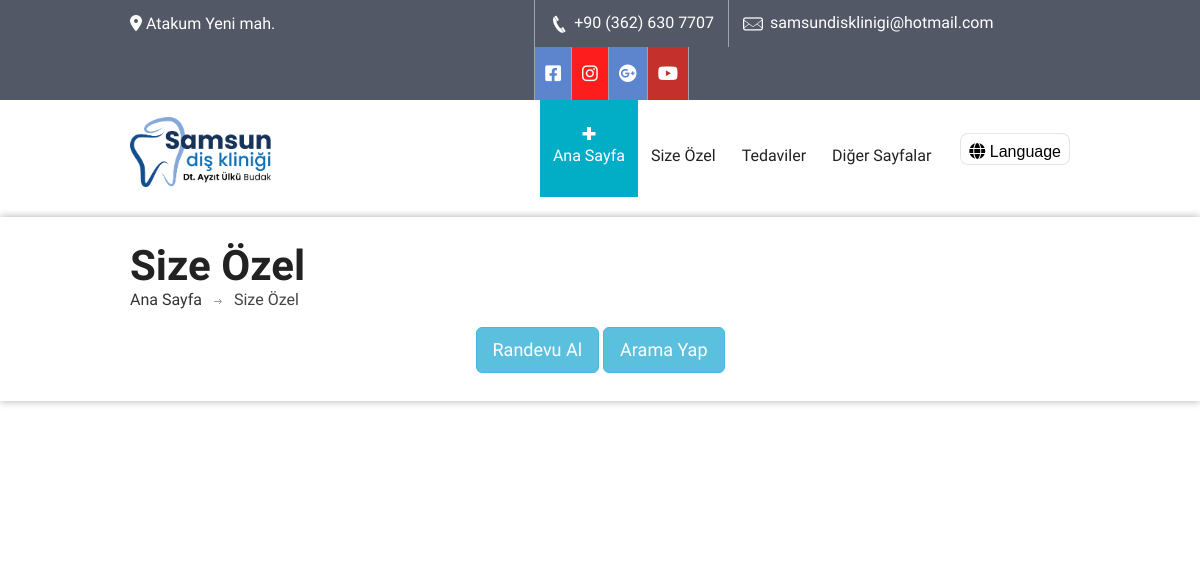
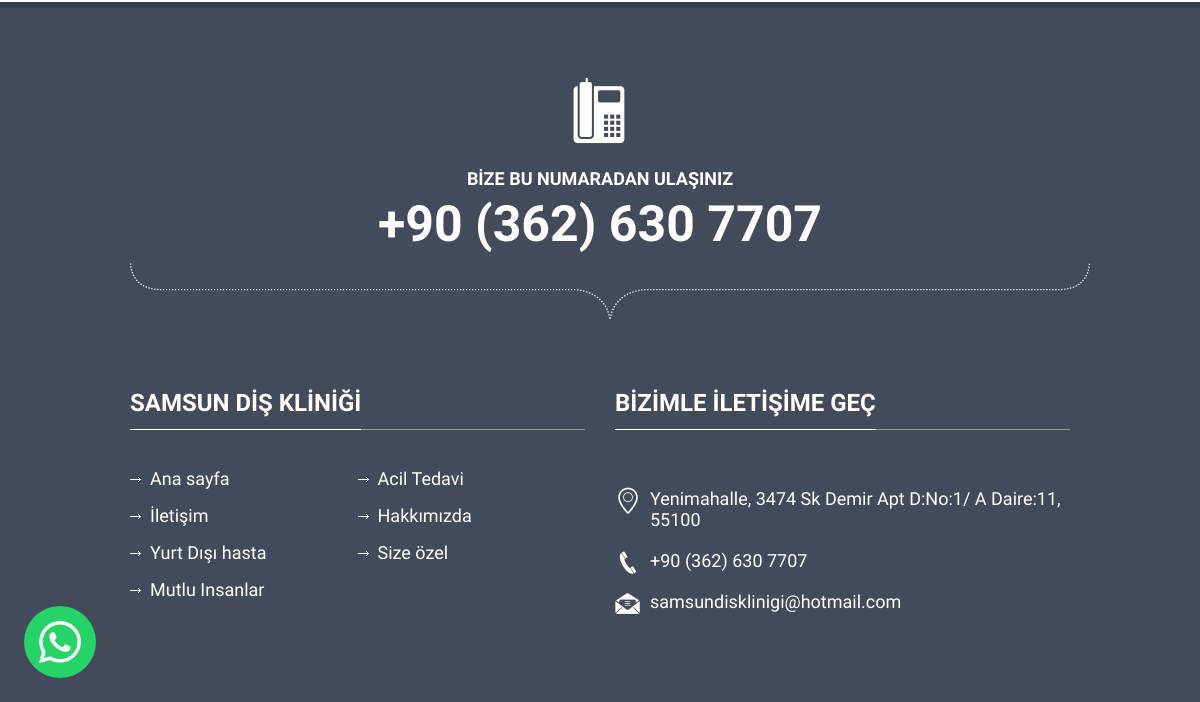
/specials/, run on an earlier commit of the app's database (2 pictures, top to bottom).
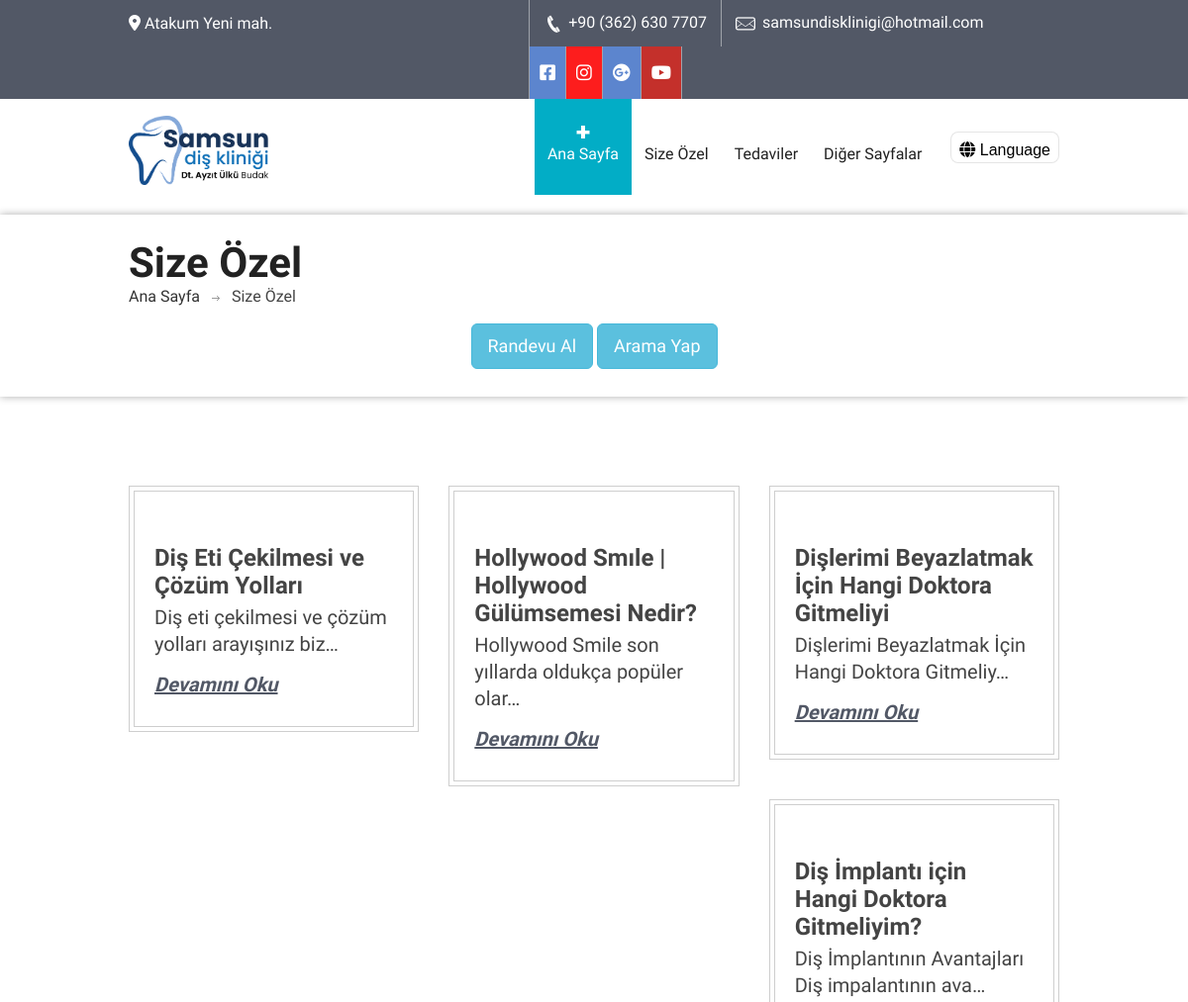
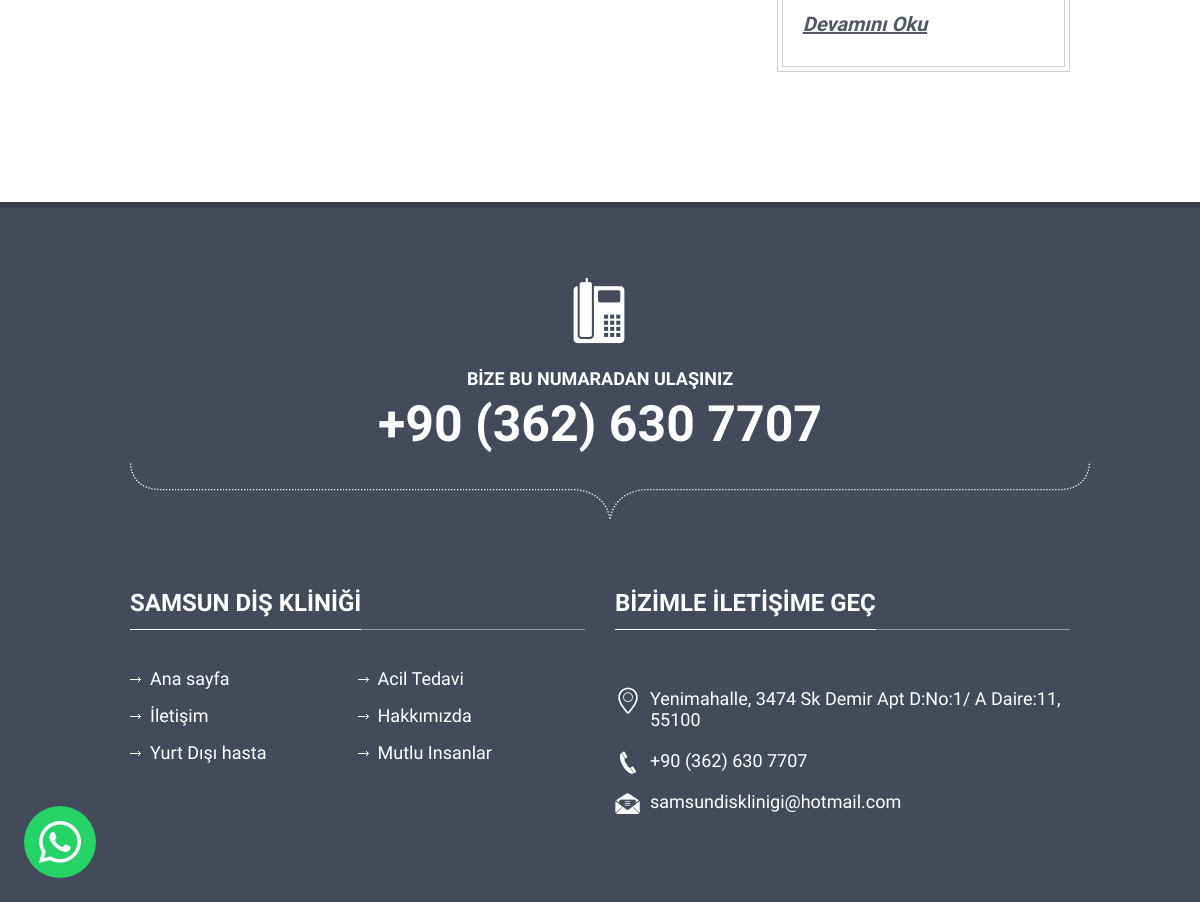
And on a later commit of the database (2 pictures, top to bottom).
### clinic/models.py (models this page shows, shortened)
class Media(models.Model):
    name = models.CharField(max_length=25)
    icon_markdown = models.CharField(max_length=250)
    hex_icon_color = models.CharField(max_length=10,default="#5c85ce")
    link = models.TextField()

class CustomPage(models.Model):
    menu_name = models.CharField(max_length=50)
    title = models.CharField(max_length=50)
    slug = models.SlugField(max_length=250,unique=True)
    content = models.TextField()
    image = models.ImageField(upload_to='custom_pages/images')
    show_image = models.BooleanField(default=True)
    banner = models.ImageField(upload_to='custom_pages/banners',null=True,blank=True)
    show_banner = models.BooleanField(default=False)
    show_services_sidebar = models.BooleanField(default=True)
    show_in_header = models.BooleanField()
    show_in_footer = models.BooleanField()
    def get_absolute_url(self):
        return reverse('clinic:custom_page',args=[
            self.slug
        ])

class Special(models.Model):
    title = models.CharField(max_length=50)
    slug = models.SlugField(max_length=250,null=True,blank=True,unique=True)
    content = models.TextField()
    image = models.ImageField(upload_to='special_images',blank=True,null=True)
    video = models.FileField(
        upload_to='special_videos',
        null=True,
        blank=True,
        validators=[FileExtensionValidator(allowed_extensions=['mp4'])]
    )
    def get_absolute_url(self):
        return reverse('clinic:special_single',args=[
            self.slug
        ])

### clinic/views.py (the view)
# urls.py: path('specials/',views.specials,name='specials'),
def specials(request):
	specials = Special.objects.all()
	return render(request,'clinic/specials.html',{'specials':specials})

### clinic/models.py (called while the page is built)
    def get_absolute_url(self):
        return reverse('clinic:service_detail',args=[
            self.slug
        ])

### clinic/templatetags/clinic_tags.py (called while the page is built)
@register.filter(name='markdown')
def markdown_format(text):
	return mark_safe(markdown.markdown(text))

@register.filter(name='get_const')
def get_const(const_name):
	return consts.__dict__.get(const_name,None)

@register.simple_tag
def get_header_pages():
	pages = CustomPage.objects.all().filter(show_in_header=True)
	return pages

@register.simple_tag
def get_header_services():
	services = Service.objects.all()
	return services

@register.simple_tag
def get_footer_pages():
	pages = CustomPage.objects.all().filter(show_in_footer=True)
	return pages

@register.simple_tag
def get_media():
	media = Media.objects.all()
	return media

### templates/clinic/specials.html (shortened to what this page needs)
{% extends '../origin/base.html' %}
{% load static %}
{% load clinic_tags %}
{% block content %}
<div class="sub-banner">
   <div class="detail">
      <div class="container">
         <div class="row">
            <div class="col-md-12">
               <div class="paging">
                  <h2>Size Özel</h2>
                  <ul>
                     <li><a href="{% url 'clinic:home' %}">Ana Sayfa</a></li>
                     <li>Size Özel</li>
                  </ul>
               </div>
            </div>
         </div>
         <div class="text-center d-flex">
            <a href="https://wa.me/{{ 'PHONE_WA'|get_const }}" class="btn btn-info btn-lg" style="margin-top:1em">Randevu Al</a>
            <a href="tel:{{ 'PHONE'|get_const }}" class="btn btn-info btn-lg" style="margin-top:1em">Arama Yap</a>
         </div>
      </div>
   </div>
</div>
<div class="content">
   <div class="news-masonary">
      <div class="container mb-5 d-block">
         <div class="row">
            {% for special in specials %}
               <div class="col-md-4">
                  <div class="border">
                     <div class="news-sec">
                        <div class="detail">
                           <h5>{{special.title}}</h5>
                           <p>{{special.content|markdown|striptags|truncatechars:50}}</p>
                           <a href="{{special.get_absolute_url}}">Devamını Oku</a>
                        </div>
                     </div>
                  </div>
               </div>
            {% endfor %}
         </div>
      </div>
   </div>
</div>
{% endblock %}

### templates/origin/base.html (shortened to what this page needs)
{% load static %}
{% load clinic_tags %}
<!DOCTYPE html>
<html lang='tr'>
<head>
    <link rel="stylesheet" href="https://cdnjs.cloudflare.com/ajax/libs/font-awesome/6.1.1/css/all.min.css">
    <link rel="stylesheet" href="https://cdnjs.cloudflare.com/ajax/libs/font-awesome/6.1.1/css/all.min.css">
    <link href="{% static 'css/medical-guide.css' %}" rel="stylesheet" type="text/css">
    <link href="{% static 'fonts/medical-guide-icons.css' %}" rel="stylesheet" type="text/css">
    <link href="{% static 'css/default-color.css' %}" rel="stylesheet" id="color" type="text/css">
    <link href="{% static 'css/bootstrap.css' %}" rel="stylesheet" type="text/css">
    <link href="{% static 'css/dropmenu.css' %}" rel="stylesheet" type="text/css">
    <link href="{% static 'css/sticky-header.css' %}" rel="stylesheet" type="text/css">
    <link href="{% static 'css/style.css' %}" rel="stylesheet" type="text/css">
    <link href="{% static 'css/settings.css' %}" rel="stylesheet" type="text/css">
    <link href="{% static 'css/extralayers.css' %}" rel="stylesheet" type="text/css">
    <link href="{% static 'css/accordion.css' %}" rel="stylesheet" type="text/css">
    <link href="{% static 'css/tabs.css' %}" rel="stylesheet" type="text/css">
    <link href="{% static 'css/owl.carousel.css' %}" rel="stylesheet" type="text/css">
    <link rel="stylesheet" type="text/css" href="{% static 'css/jquery.mmenu.all.css' %}" />
    <link rel="stylesheet" type="text/css" href="{% static 'css/demo.css' %}" />
    <link href="{% static 'css/loader.css' %}" rel="stylesheet" type="text/css">
    <link href="{% static 'css/switcher.css' %}" rel="stylesheet" type="text/css">
    <link rel="stylesheet" href="{% static 'css/custom.css' %}">
</head>
<body>
    <div id="wrap">
        {% include './header.html' %}
        <div class="content">
            {% block content %}
            {% endblock %}
        </div>
        {% include './footer.html' %}
    </div>
    <a href="https://wa.me/{{ 'PHONE_WA'|get_const }}" class="add-whatsapp-contact">
        <i class="fa-brands fa-whatsapp"></i>
    </a>
</body>
</html>

### templates/origin/header.html (shortened to what this page needs)
{% load static %}
{% load clinic_tags %}
<div id="header-2">
   <div class="top-bar">
      <div class="container">
         <div class="row">
            <div class="col-md-5">
               <span>
                  <a style="color:white" href="{{ 'ADDRESS_LINK'|get_const }}">
                     <i class="fas fa-map-marker-alt"></i> Atakum Yeni mah.
                  </a>
               </span>
            </div>
            <div class="col-md-7">
               <div class="get-touch" >
                  <ul>
                     <li><a style="color:white" href="tel:{{ 'PHONE'|get_const }}"><i class="icon-phone4"></i> {{ 'PHONE_REPR'|get_const }}</a></li>
                     <li><a style="color:white" href="mailto:{{ 'MAIL'|get_const }}"><i class="icon-mail"></i> {{ 'MAIL'|get_const }}</a></li>
                  </ul>
                  <ul  class="social-icons">
                     {% get_media as media %}
                     {% for media in media %}
                        <li><a style="background: {{media.hex_icon_color}}" href="{{media.link}}" class="fb">{{media.icon_markdown|markdown}}</a></li>
                     {% endfor %}
                  </ul>
               </div>
            </div>
         </div>
      </div>
   </div>
   <header class="header header2">
      <div class="container">
         <div class="row" style="display:flex; align-items: center;">
            <div class="col-md-3 d-flex align-items-center">
               <a href="/" style="margin-top: 0!important" class="logo">
                  <img style="height: 70px;width: auto; margin-top: 6px;" src="{% static 'images/logo.png' %}" alt="">
               </a>
            </div>
            <div class="col-md-9" style="display:flex ; align-items:center; justify-content: flex-end;">
               <nav class="menu-2">
                  <ul class="nav wtf-menu">
                     <li class="{% if not page  and not service %}item-select{% endif %}">
                        <a href="{% url 'clinic:home' %}">Ana Sayfa</a>
                     </li>
                     <li>
                        <a href="{% url 'clinic:specials' %}">Size Özel</a>
                     </li>
                     <li class="parent">
                        <a href="#.">Tedaviler</a>
                     </li>
                     <li class="parent">
                        <a href="#.">Diğer Sayfalar</a>
                     </li>
                  </ul>
               </nav>
               <div class="btn-lang" style="height: 2rem; line-height: 1.2em; margin-left: 1em">
                  <i class="fas fa-globe"></i>
                  Language
               </div>
            </div>
         </div>
      </div>
   </header>
</div>

### templates/origin/mobile-menu.html (shortened to what this page needs)
{% load clinic_tags %}

### templates/origin/footer.html (shortened to what this page needs)
{% load static %}
{% load clinic_tags %}
<footer class="footer" id="footer">
   <div class="container">
      <div class="row">
         <div class="col-md-12">
            <div class="emergency">
               <i class="icon-phone5"></i>
               <span class="text">Bize bu numaradan ulaşınız</span>
               <span class="number">{{ 'PHONE_REPR'|get_const }}</span>
               <img src="{% static 'images/emergency-divider.png' %}" alt="">
            </div>
         </div>
      </div>
      <div class="main-footer">
         <div class="row">
            <div class="col-md-6">
               <div class="useful-links">
                  <div class="title">
                     <h5>Samsun Diş kliniği</h5>
                  </div>
                  <div class="detail">
                     <ul>
                        <li><a style="white-space: nowrap;" href="/">Ana sayfa</a></li>
                        {% get_footer_pages as footer_pages %}
                        {% for page in footer_pages %}
                           <li><a style="white-space: nowrap;" href="{{page.get_absolute_url}}">{{page.menu_name}}</a></li>
                        {% endfor %}
                        <li><a style="white-space: nowrap;" href="{% url 'clinic:mutlu_insanlar' %}">Mutlu Insanlar</a></li>
                     </ul>
                  </div>
               </div>
            </div>
            <div class="col-md-6">
               <div class="get-touch">
                  <div class="title">
                     <h5>Bizimle iletişime geç</h5>
                  </div>
                  <div class="detail">
                     <div class="get-touch">
                        <ul>
                           <li>
                              <a href="{{ 'ADDRESS_LINK'|get_const }}">
                                 <i class="icon-location"></i>
                                 <span style="color:white">{{ 'ADDRESS'|get_const }}</span>
                              </a>
                           </li>
                           <li>
                              <a href="tel:{{ 'PHONE'|get_const }}">
                                 <i class="icon-phone4"></i> <span style="color:white">{{ 'PHONE_REPR'|get_const }}</span>
                              </a>
                           </li>
                           <li>
                              <a href="mailto:{{ 'MAIL'|get_const }}">
                                 <i class="icon-dollar"></i><span style="color:white">{{ 'MAIL'|get_const }}</span>
                              </a>
                           </li>
                        </ul>
                     </div>
                  </div>
               </div>
            </div>
         </div>
      </div>
   </div>
</footer>

### static/css/default-color.css (style rules this page uses)
.header .nav li.item-select { background: #02adc6; }
.header2 .nav li.item-select { background: #02adc6 url(../images/navi-plus.png) no-repeat 50% 32%; }

### static/css/dropmenu.css (style rules this page uses)
ul.wtf-menu li { display: block; position: relative; }
ul.wtf-menu li.parent { z-index:7000; }

### static/css/sticky-header.css (style rules this page uses)
header { min-height: 108px; background: #fff; z-index: 6667; position: relative; // set animation -webkit-transition: all 0.4s ease; transition: all 0.4s ease; }
.header2 { min-height: 98px; background: #fff; z-index: 6667; position: relative; // set animation -webkit-transition: all 0.4s ease; transition: all 0.4s ease; }

### static/css/tabs.css (style rules this page uses)
article, aside, figcaption, figure, footer, header, hgroup, nav, section { display: block; }

### static/css/custom.css (style rules this page uses)
.add-whatsapp-contact { position: fixed; bottom: 0; left: 0; margin: 0.5em; height: 72px; width: 72px; color: #fff; background: #25D366; border-radius: 50%; display: flex; justify-content: center; font-size: 3em; align-items: center; z-index: 99999; animation: contact-button 0.5s infinite; }
body { top: 0px !important; }
.btn-lang { all: initial; box-sizing: border-box; font-family: Arial; display: block; background: #fff; position: relative; border: 1px solid rgba(0,0,0,0.1); width: fit-content; padding: 0.5rem; border-radius: 0.5rem; cursor: pointer; min-width: 100px; transition: .1s; }

What changed in the data, as far as the page shows it:
removed CustomPage: menu_name "Size özel"
added Special: title "Diş Eti Çekilmesi ve Çözüm Yolları", content "Diş eti çekilmesi ve çözüm yolları arayışınız biz…"
added Special: title "Hollywood Smıle | Hollywood Gülümsemesi Nedir?", content "Hollywood Smile son yıllarda oldukça popüler olar…"
added Special: title "Dişlerimi Beyazlatmak İçin Hangi Doktora Gitmeliyi", content "Dişlerimi Beyazlatmak İçin Hangi Doktora Gitmeliy…"
added Special: title "Diş İmplantı için Hangi Doktora Gitmeliyim?", content "Diş İmplantının Avantajları Diş impalantının ava…"
